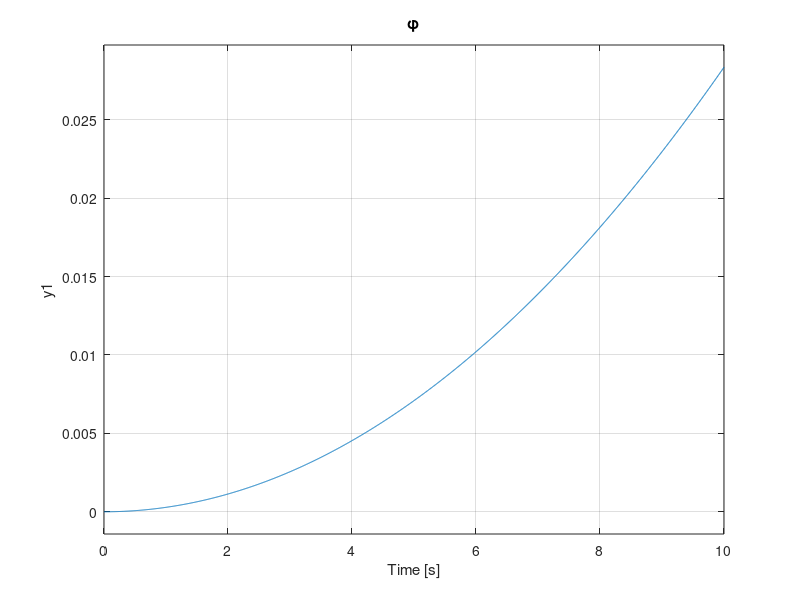
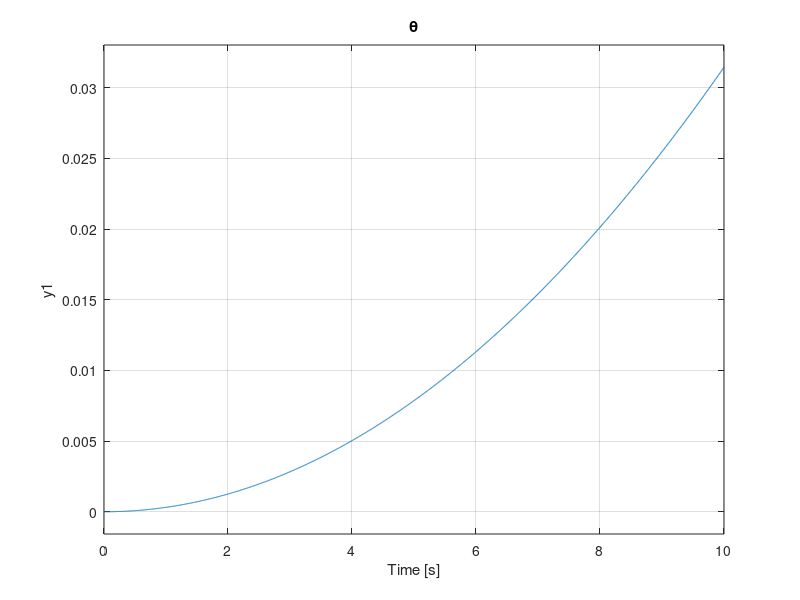
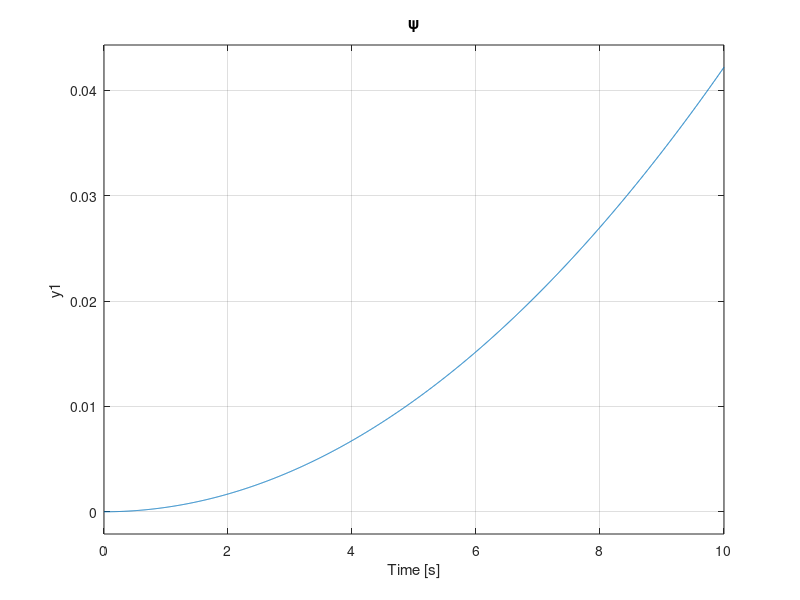

These figures' MATLAB source, in order:
close all
% plot free response of open loop system in absence of controller 


s=tf('s');

a=[5.67 6.29 8.44]*1e-4;

mar={'-d', '-s', '-o'}
tit={'\phi','\theta','\psi'};

for i=1:3
Gp=a(i)/s^2
Gc=1;
Gcl=(Gp*Gc);
figure
step(Gcl)
title(tit{i})
grid on
print(['open' num2str(i)],'-depsc')
end



% K=1e3*[ 1.455 0 1.293
%         1.311 0 1.166
%         0.977 0 0.868];

% K=[238e-1 0 1272e-1
%     214e-1 0 1146e-1
%     159e-1 0 854e-1];